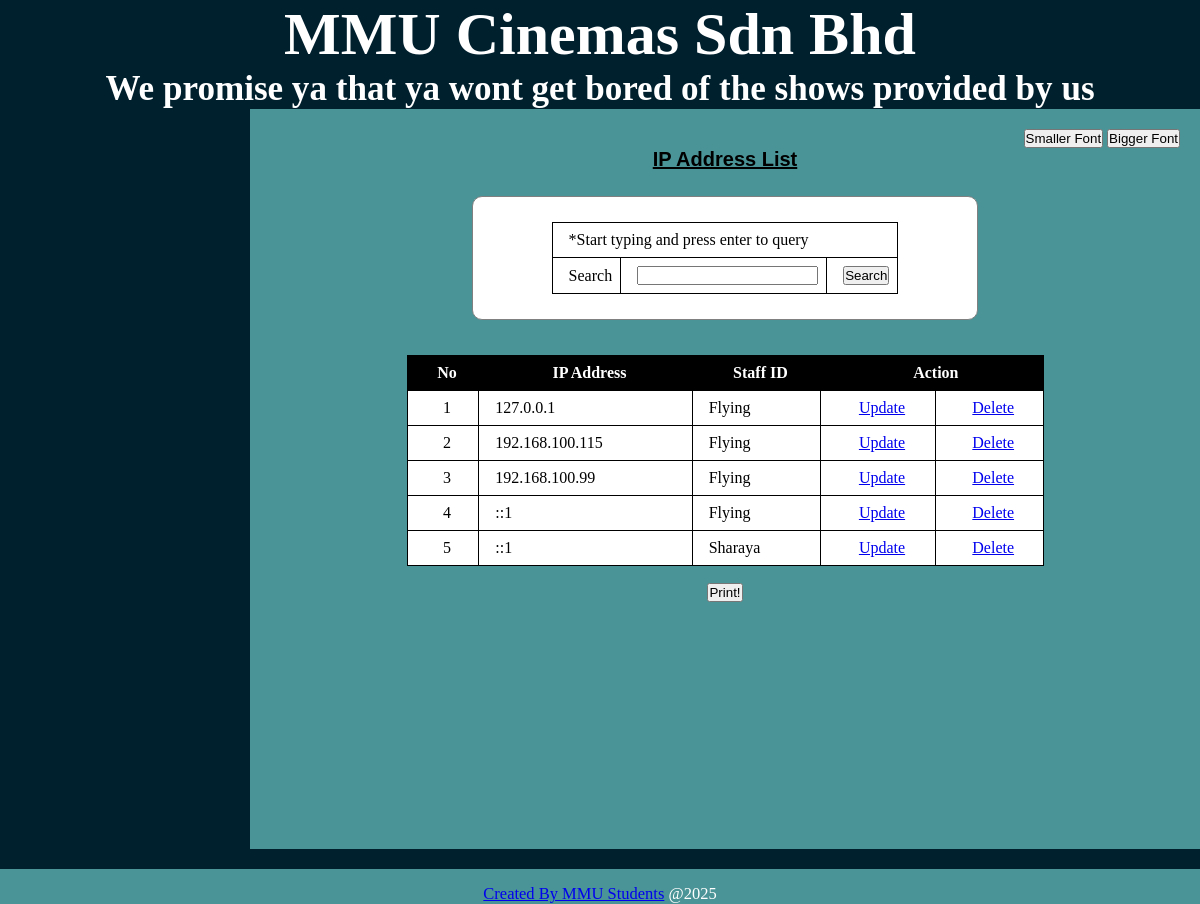
The app's page /ipaddress_list.php (signed in) with its own data.
### tables this page shows
CREATE TABLE `ipaddress` (
  `id` int(11) NOT NULL,
  `ipaddress` varchar(255) NOT NULL,
  `staffID` varchar(20) NOT NULL
);

### ipaddress_list.php (the view, shortened to what this page needs)
<!DOCTYPE html>
<html>
<head>
    <link rel="stylesheet" type="text/css" href="style2.css">
</head>
<body>
<div id="wrapper">
    <div id="header">
        <?php include('header.php');?>
    </div>
    <div id="menu">
            <?php include('menu.php');?>
    </div>
    <div id="main">
        <p align="right">
            <button onclick="resizeFont(-1)">Smaller Font</button>
            <button onclick="resizeFont(1)">Bigger Font</button>
        </p>
        <center>
        <h1>IP Address List</h1>
            <center>
            <form id="borang" action="" method="POST" style="background-color: white; color:black">
                <table border="1" style="background-color: white; color:black">
                    <tr>
                        <td colspan="3">*Start typing and press enter to query</td>
                    </tr>
                    <tr>
                        <td>Search</td>
                        <td><input type="text" name="query" required autofocus /></td>
                        <td><input type="submit" name="submit" value="Search"></td>
                    </tr>
                </table>
            </form>
        <table border="1" style="background-color: white; color:black">
            <tr>
                <th>No</th>
                <th>IP Address</th>
                <th>Staff ID</th>
                <th colspan="2">Action</th>
            </tr>
            <?php
            require_once("connection.php");
            $query = isset($_POST['query']) ? $_POST['query'] : '';
            if ($query) {
                $stmt = $conn->prepare("SELECT * FROM ipaddress WHERE ipaddress LIKE ? OR staffID LIKE ? ORDER BY ipaddress ASC");
                $searchQuery = "%" . $query . "%";
                $stmt->bind_param("ss", $searchQuery, $searchQuery);
            } else {
                $stmt = $conn->prepare("SELECT * FROM ipaddress ORDER BY ipaddress ASC");
            }
            if ($stmt->execute()) {
                $result = $stmt->get_result();
                $counter = 1;
                if ($result->num_rows > 0) {
                    while ($row = $result->fetch_assoc()) {
            ?>
                        <tr>
                            <td align="center"> <?php echo $counter++; ?> </td>
                            <td> <?php echo $row['ipaddress'] ?> </td>
                            <td> <?php echo $row['staffID'] ?> </td>
                            <td align="center"><a href="ipaddress_update.php?ipaddress=<?php echo $row['ipaddress']; ?>"> Update</a></td>
                            <td align="center"><a href="ipaddress_delete.php?ipaddress=<?php echo $row['ipaddress']; ?>" onclick="return checkdelete()"> Delete</a></td>
                        </tr>
            <?php
                    }
                } else {
                    echo "<tr><td colspan='5' align='center'>No results found</td></tr>";
                }
            } else {
                echo "Error executing query: " . $stmt->error;
            }
            ?>
        </table>
        </center>
        <h2 align="center">
            <input type="submit" name="print" value="Print!" onclick="printContent('main')">
        </h2>
    </div>
    <div id="footer">
        <?php include('footer.php');?>
    </div>
</div>
</html>

### style2.css (style rules this page uses)
* { margin: 0; padding: 0; }
body { font-family: cursive; color: white; background-color: #00202e; }
#header { font-family: "brody", regular; font-weight: normal; font-size: 30px; text-align: center; background-color: #00202e; }
#footer { margin-top: 20px; height: 25px auto; text-align: center; padding-top: 15px; width: 100%; background-color: #4a9396; font-size: 16.5px; margin-bottom: 0px; }
#menu { padding-top: 15px; float: left; width:250px; height:730px; background-color: #00202e; border-radius: 0px 0px 0px 0px; margin-bottom: -100px; overflow-x: hidden; }
#main { height: 700px; background-color: #4a9396; min-height: 650px auto; float:inline; width: 96.8% auto; padding: 20px; overflow: auto; }
#main table { width: 70%; border-collapse: collapse; margin: 10px auto; border-color: black; text-indent: 8px; }
#main table { text-decoration: none; }
#main table th { background-color: black; color: #fff; font-size: 16px; padding:8px 8px; }
#main table td { padding:8px 8px; }
#main table tr { color: black; }
#borang { background-color: #f2f2f2; padding: 15px; margin: 25px; width: 52%; border: 1px solid grey; border-radius: 10px; margin-bottom: 35px; }
#main h1 { font-size:20px; text-decoration-line: underline; font-family: 'Franklin Gothic Medium', 'Arial Narrow', Arial, sans-serif; color: black; }

### records on screen
ipaddress: ipaddress "127.0.0.1", staffID "Flying"
ipaddress: ipaddress "192.168.100.115", staffID "Flying"
ipaddress: ipaddress "192.168.100.99", staffID "Flying"
ipaddress: ipaddress "::1", staffID "Flying"
ipaddress: ipaddress "::1", staffID "Sharaya"
